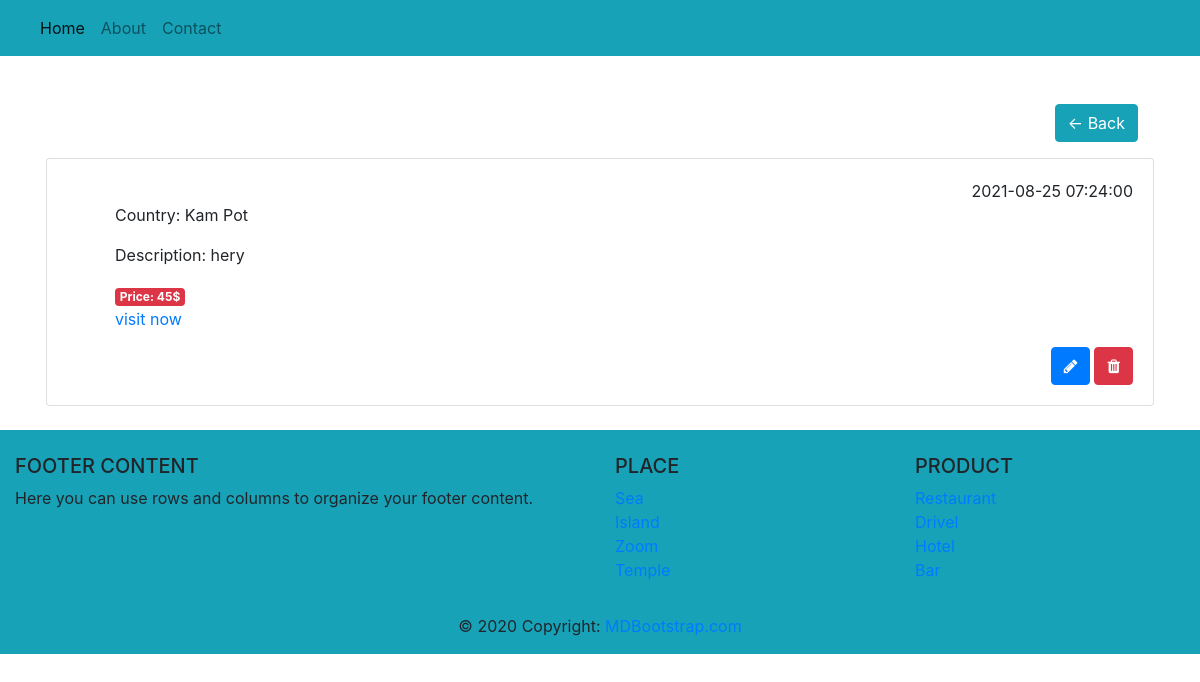
The page /?page=detail&id=1 on the database its author committed.
### tables this page shows
CREATE TABLE `post` (
  `post_id` int(11) NOT NULL,
  `image` varchar(200) NOT NULL,
  `description` text NOT NULL,
  `price` int(100) NOT NULL,
  `location` varchar(100) NOT NULL,
  `date` datetime NOT NULL DEFAULT current_timestamp(),
  `user_id` int(11) NOT NULL
);

### database/database.php (called while the page is built, shortened)
<?php
    function db() {
        return new mysqli('localhost','root','','project');
    }
    function getOnePost($id) {
        return db()->query("SELECT * FROM post WHERE post_id = $id");
    }

### pages/detail.php (the view, shortened to what this page needs)
<div class="container mt-3 p-3">
    <div class="d-flex justify-content-end p-3">
        <button class="btn btn-info" onclick="window.history.back();">&#8592; Back</button>
        </div>
    <?php
        require_once('database/database.php');
        $id = $_GET['id'];
        $posts = getOnePost($id);
        foreach ($posts as $post):
    ?>
    <div class="card mb-2">
        <div class="card-body">
            <div class="d-flex justify-content-end">
                <span><?= $post['date'] ?></span>
            </div>
            <div class="d-flex">
                <div class="title ml-5">
                    <p class="display-5">Country: <?= $post['location'] ?></p>
                    <p>Description: <?= $post['description'] ?></p>
                    <strong class="badge badge-danger">Price: <?= $post['price'] ?>$</strong>
                    <p><a href="?page=contact">visit now</a></p>
                </div>
            </div>
            <div class="d-flex justify-content-end">
                <a href="process/edit.php?id=<?= $post['post_id'] ?>" class="btn btn-primary mr-1"><i class="fa fa-pencil"></i></a>
                <a href="process/remove.php?id=<?= $post['post_id'] ?>" class="btn btn-danger"><i class="fa fa-trash"></i></a>
            </div>
        </div>
    </div>
    <?php endforeach; ?>
</div>

### rows shown on the page
post: date "2021-08-25 07:24:00", location "Kam Pot", description "hery", price "45"
